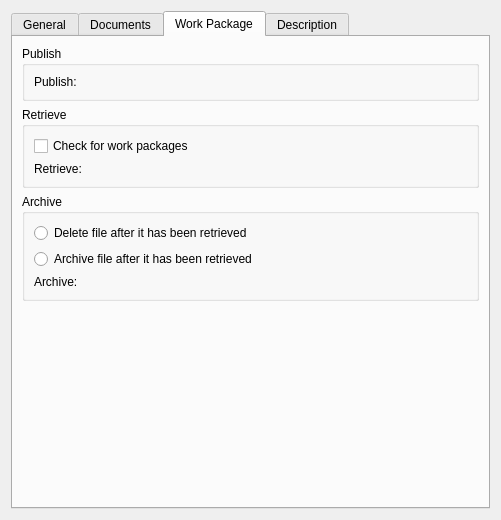
<?xml version="1.0" encoding="UTF-8"?>
<ui version="4.0">
 <author>Dag Andersen &lt;danders@get2net.dk&gt;</author>
 <class>KPlato::MainProjectPanelBase</class>
 <widget class="QWidget" name="KPlato::MainProjectPanelBase">
  <property name="geometry">
   <rect>
    <x>0</x>
    <y>0</y>
    <width>501</width>
    <height>520</height>
   </rect>
  </property>
  <property name="locale">
   <locale language="C" country="AnyCountry"/>
  </property>
  <layout class="QVBoxLayout" name="verticalLayout_7">
   <item>
    <widget class="QTabWidget" name="tabWidget">
     <property name="currentIndex">
      <number>2</number>
     </property>
     <widget class="QWidget" name="ui_general">
      <attribute name="title">
       <string>General</string>
      </attribute>
      <layout class="QVBoxLayout" name="verticalLayout_2">
       <item>
        <layout class="QGridLayout" name="gridLayout">
         <item row="0" column="0">
          <widget class="QLabel" name="wbslabel">
           <property name="text">
            <string>WBS:</string>
           </property>
           <property name="alignment">
            <set>Qt::AlignRight|Qt::AlignTrailing|Qt::AlignVCenter</set>
           </property>
           <property name="wordWrap">
            <bool>false</bool>
           </property>
          </widget>
         </item>
         <item row="0" column="1" colspan="2">
          <widget class="QLabel" name="wbs">
           <property name="minimumSize">
            <size>
             <width>20</width>
             <height>0</height>
            </size>
           </property>
           <property name="frameShape">
            <enum>QFrame::StyledPanel</enum>
           </property>
           <property name="frameShadow">
            <enum>QFrame::Sunken</enum>
           </property>
           <property name="text">
            <string/>
           </property>
           <property name="wordWrap">
            <bool>false</bool>
           </property>
          </widget>
         </item>
         <item row="1" column="0">
          <widget class="QLabel" name="textLabel1">
           <property name="whatsThis">
            <string>The project name.</string>
           </property>
           <property name="text">
            <string>&amp;Name:</string>
           </property>
           <property name="alignment">
            <set>Qt::AlignRight|Qt::AlignTrailing|Qt::AlignVCenter</set>
           </property>
           <property name="wordWrap">
            <bool>false</bool>
           </property>
           <property name="buddy">
            <cstring>namefield</cstring>
           </property>
          </widget>
         </item>
         <item row="1" column="1" colspan="2">
          <widget class="KLineEdit" name="namefield">
           <property name="sizePolicy">
            <sizepolicy hsizetype="Expanding" vsizetype="Fixed">
             <horstretch>0</horstretch>
             <verstretch>0</verstretch>
            </sizepolicy>
           </property>
           <property name="whatsThis">
            <string>The project name.</string>
           </property>
          </widget>
         </item>
         <item row="2" column="0">
          <widget class="QLabel" name="textLabel2">
           <property name="whatsThis">
            <string>The project leader.</string>
           </property>
           <property name="text">
            <string>&amp;Manager:</string>
           </property>
           <property name="alignment">
            <set>Qt::AlignRight|Qt::AlignTrailing|Qt::AlignVCenter</set>
           </property>
           <property name="wordWrap">
            <bool>false</bool>
           </property>
           <property name="buddy">
            <cstring>leaderfield</cstring>
           </property>
          </widget>
         </item>
         <item row="2" column="1">
          <widget class="KLineEdit" name="leaderfield">
           <property name="sizePolicy">
            <sizepolicy hsizetype="Expanding" vsizetype="Fixed">
             <horstretch>0</horstretch>
             <verstretch>0</verstretch>
            </sizepolicy>
           </property>
           <property name="whatsThis">
            <string>The project leader.</string>
           </property>
          </widget>
         </item>
         <item row="2" column="2">
          <widget class="QPushButton" name="chooseLeader">
           <property name="whatsThis">
            <string>Choose a project leader from your address book.</string>
           </property>
           <property name="text">
            <string>&amp;Choose...</string>
           </property>
          </widget>
         </item>
        </layout>
       </item>
       <item>
        <widget class="QGroupBox" name="schedulingGroup">
         <property name="title">
          <string>Scheduling Range</string>
         </property>
         <layout class="QHBoxLayout" name="horizontalLayout">
          <item>
           <layout class="QGridLayout" name="gridLayout_2">
            <item row="0" column="0">
             <widget class="QLabel" name="label">
              <property name="text">
               <string>Earliest start:</string>
              </property>
              <property name="alignment">
               <set>Qt::AlignRight|Qt::AlignTrailing|Qt::AlignVCenter</set>
              </property>
             </widget>
            </item>
            <item row="0" column="1">
             <widget class="QDateEdit" name="startDate">
              <property name="calendarPopup">
               <bool>true</bool>
              </property>
             </widget>
            </item>
            <item row="0" column="2">
             <widget class="QTimeEdit" name="startTime"/>
            </item>
            <item row="1" column="0">
             <widget class="QLabel" name="label_2">
              <property name="text">
               <string>Latest finish:</string>
              </property>
              <property name="alignment">
               <set>Qt::AlignRight|Qt::AlignTrailing|Qt::AlignVCenter</set>
              </property>
             </widget>
            </item>
            <item row="1" column="1">
             <widget class="QDateEdit" name="endDate">
              <property name="calendarPopup">
               <bool>true</bool>
              </property>
             </widget>
            </item>
            <item row="1" column="2">
             <widget class="QTimeEdit" name="endTime"/>
            </item>
           </layout>
          </item>
          <item>
           <spacer name="horizontalSpacer">
            <property name="orientation">
             <enum>Qt::Horizontal</enum>
            </property>
            <property name="sizeHint" stdset="0">
             <size>
              <width>40</width>
              <height>20</height>
             </size>
            </property>
           </spacer>
          </item>
         </layout>
        </widget>
       </item>
       <item>
        <widget class="QGroupBox" name="useSharedResources">
         <property name="title">
          <string>&amp;Use shared resources</string>
         </property>
         <property name="checkable">
          <bool>true</bool>
         </property>
         <property name="checked">
          <bool>false</bool>
         </property>
         <layout class="QVBoxLayout" name="verticalLayout_3">
          <item>
           <widget class="QWidget" name="resourcesWidget" native="true">
            <layout class="QGridLayout" name="gridLayout_3">
             <item row="0" column="0">
              <widget class="QLabel" name="resourcesLabel">
               <property name="text">
                <string>Resources:</string>
               </property>
              </widget>
             </item>
             <item row="1" column="0">
              <widget class="QComboBox" name="resourcesType">
               <item>
                <property name="text">
                 <string>File</string>
                </property>
               </item>
              </widget>
             </item>
             <item row="1" column="1">
              <widget class="QLineEdit" name="resourcesFile"/>
             </item>
             <item row="1" column="2">
              <widget class="QPushButton" name="resourcesBrowseBtn">
               <property name="text">
                <string>Browse...</string>
               </property>
               <property name="icon">
                <iconset theme="document-open">
                 <normaloff>.</normaloff>.</iconset>
               </property>
              </widget>
             </item>
             <item row="2" column="0">
              <widget class="QLabel" name="projectsLabel">
               <property name="text">
                <string>Projects:</string>
               </property>
              </widget>
             </item>
             <item row="3" column="0">
              <widget class="QComboBox" name="projectsType">
               <item>
                <property name="text">
                 <string>Directory</string>
                </property>
               </item>
              </widget>
             </item>
             <item row="3" column="1">
              <widget class="QLineEdit" name="projectsPlace"/>
             </item>
             <item row="3" column="2">
              <widget class="QPushButton" name="projectsBrowseBtn">
               <property name="text">
                <string>Browse...</string>
               </property>
               <property name="icon">
                <iconset theme="document-open">
                 <normaloff>.</normaloff>.</iconset>
               </property>
              </widget>
             </item>
             <item row="4" column="0" colspan="3">
              <layout class="QHBoxLayout" name="horizontalLayout_2">
               <item>
                <widget class="QCheckBox" name="projectsLoadAtStartup">
                 <property name="text">
                  <string>Load resource assignments at startup</string>
                 </property>
                </widget>
               </item>
               <item>
                <widget class="QPushButton" name="projectsLoadBtn">
                 <property name="text">
                  <string>Load</string>
                 </property>
                 <property name="icon">
                  <iconset theme="document-import">
                   <normaloff>.</normaloff>.</iconset>
                 </property>
                </widget>
               </item>
               <item>
                <widget class="QPushButton" name="projectsClearBtn">
                 <property name="text">
                  <string>Clear</string>
                 </property>
                 <property name="icon">
                  <iconset theme="edit-clear">
                   <normaloff>.</normaloff>.</iconset>
                 </property>
                </widget>
               </item>
              </layout>
             </item>
            </layout>
           </widget>
          </item>
         </layout>
        </widget>
       </item>
       <item>
        <spacer name="verticalSpacer">
         <property name="orientation">
          <enum>Qt::Vertical</enum>
         </property>
         <property name="sizeHint" stdset="0">
          <size>
           <width>20</width>
           <height>18</height>
          </size>
         </property>
        </spacer>
       </item>
      </layout>
     </widget>
     <widget class="QWidget" name="ui_documents">
      <attribute name="title">
       <string>Documents</string>
      </attribute>
      <layout class="QVBoxLayout" name="verticalLayout_8">
       <item>
        <widget class="QWidget" name="widget" native="true">
         <property name="enabled">
          <bool>false</bool>
         </property>
        </widget>
       </item>
      </layout>
     </widget>
     <widget class="QWidget" name="ui_workpackage">
      <attribute name="title">
       <string>Work Package</string>
      </attribute>
      <layout class="QVBoxLayout" name="verticalLayout_9">
       <item>
        <widget class="QGroupBox" name="ui_publishGroup">
         <property name="title">
          <string>Publish</string>
         </property>
         <layout class="QVBoxLayout" name="verticalLayout_6">
          <item>
           <layout class="QHBoxLayout" name="horizontalLayout_5">
            <item>
             <widget class="QLabel" name="label_5">
              <property name="text">
               <string>Publish:</string>
              </property>
             </widget>
            </item>
            <item>
             <widget class="KUrlRequester" name="ui_PublishUrl"/>
            </item>
           </layout>
          </item>
         </layout>
        </widget>
       </item>
       <item>
        <widget class="QGroupBox" name="groupBox_2">
         <property name="title">
          <string>Retrieve</string>
         </property>
         <layout class="QVBoxLayout" name="verticalLayout_5">
          <item>
           <widget class="QCheckBox" name="ui_CheckForWorkPackages">
            <property name="text">
             <string>Check for work packages</string>
            </property>
           </widget>
          </item>
          <item>
           <layout class="QHBoxLayout" name="horizontalLayout_4">
            <item>
             <widget class="QLabel" name="label_3">
              <property name="text">
               <string>Retrieve:</string>
              </property>
             </widget>
            </item>
            <item>
             <widget class="KUrlRequester" name="ui_RetrieveUrl"/>
            </item>
           </layout>
          </item>
         </layout>
        </widget>
       </item>
       <item>
        <widget class="QGroupBox" name="groupBox">
         <property name="title">
          <string>Archive</string>
         </property>
         <layout class="QVBoxLayout" name="verticalLayout_4">
          <item>
           <widget class="QRadioButton" name="ui_DeleteFile">
            <property name="text">
             <string>Delete file after it has been retrieved</string>
            </property>
           </widget>
          </item>
          <item>
           <widget class="QRadioButton" name="ui_ArchiveFile">
            <property name="text">
             <string>Archive file after it has been retrieved</string>
            </property>
           </widget>
          </item>
          <item>
           <layout class="QHBoxLayout" name="horizontalLayout_3">
            <item>
             <widget class="QLabel" name="label_4">
              <property name="text">
               <string>Archive:</string>
              </property>
             </widget>
            </item>
            <item>
             <widget class="KUrlRequester" name="ui_ArchiveUrl"/>
            </item>
           </layout>
          </item>
         </layout>
        </widget>
       </item>
       <item>
        <spacer name="verticalSpacer_2">
         <property name="orientation">
          <enum>Qt::Vertical</enum>
         </property>
         <property name="sizeHint" stdset="0">
          <size>
           <width>20</width>
           <height>170</height>
          </size>
         </property>
        </spacer>
       </item>
      </layout>
     </widget>
     <widget class="QWidget" name="ui_description">
      <attribute name="title">
       <string>Description</string>
      </attribute>
      <layout class="QVBoxLayout" name="verticalLayout">
       <property name="leftMargin">
        <number>0</number>
       </property>
       <property name="topMargin">
        <number>0</number>
       </property>
       <property name="rightMargin">
        <number>0</number>
       </property>
       <property name="bottomMargin">
        <number>0</number>
       </property>
      </layout>
     </widget>
    </widget>
   </item>
  </layout>
 </widget>
 <customwidgets>
  <customwidget>
   <class>KUrlRequester</class>
   <extends>QFrame</extends>
   <header>kurlrequester.h</header>
   <container>1</container>
  </customwidget>
  <customwidget>
   <class>KLineEdit</class>
   <extends>QLineEdit</extends>
   <header>klineedit.h</header>
   <container>1</container>
  </customwidget>
 </customwidgets>
 <tabstops>
  <tabstop>namefield</tabstop>
  <tabstop>leaderfield</tabstop>
  <tabstop>chooseLeader</tabstop>
  <tabstop>startDate</tabstop>
  <tabstop>startTime</tabstop>
  <tabstop>endDate</tabstop>
  <tabstop>endTime</tabstop>
 </tabstops>
 <resources/>
 <connections>
  <connection>
   <sender>useSharedResources</sender>
   <signal>toggled(bool)</signal>
   <receiver>resourcesWidget</receiver>
   <slot>setEnabled(bool)</slot>
   <hints>
    <hint type="sourcelabel">
     <x>242</x>
     <y>330</y>
    </hint>
    <hint type="destinationlabel">
     <x>242</x>
     <y>344</y>
    </hint>
   </hints>
  </connection>
 </connections>
</ui>
